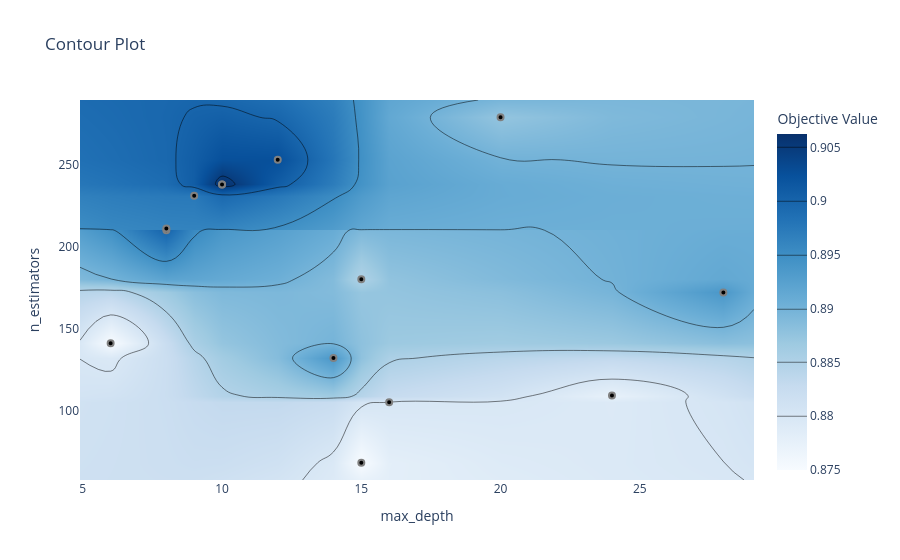
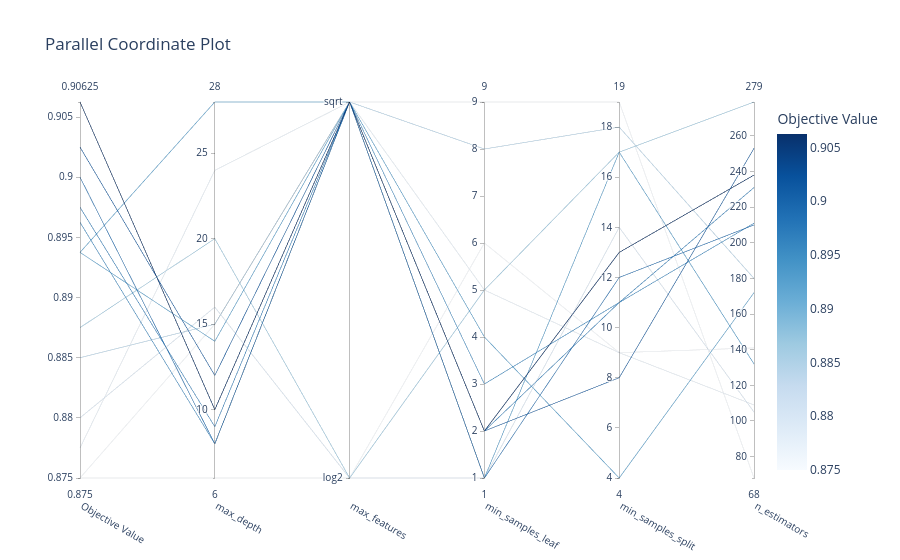

Source (notebook cell) for these figures, in order:
### Code cell
fig3 = viz.plot_contour(study_rf, params=['n_estimators', 'max_depth'])
fig3.show()

fig4 = viz.plot_parallel_coordinate(study_rf)
fig4.show()

### Figure 1 — Plotly figure (JSON) as saved in the notebook; plotly's stock layout.template omitted (floating-point values rounded to 4 significant figures; data arrays with more than 128 entries replaced by an {"elided": "..."} marker saying what was removed)
{"data": [{"colorbar": {"title": {"text": "Objective Value"}}, "colorscale": [[0, "rgb(247,251,255)"], [0.125, "rgb(222,235,247)"], [0.25, "rgb(198,219,239)"], [0.375, "rgb(158,202,225)"], [0.5, "rgb(107,174,214)"], [0.625, "rgb(66,146,198)"], [0.75, "rgb(33,113,181)"], [0.875, "rgb(8,81,156)"], [1, "rgb(8,48,107)"]], "connectgaps": true, "contours": {"coloring": "heatmap"}, "hoverinfo": "none", "line": {"smoothing": 1.3}, "reversescale": false, "type": "contour", "x": [4.9, 6, 8, 9, 10, 12, 14, 15, 16, 20, 24, 28, 29.1], "y": [57.45, 68, 105, 109, 132, 141, 172, 180, 210, 211, 231, 238, 253, 279, 289.6], "z": {"elided": "15x13 float values"}}, {"marker": {"color": "black", "line": {"color": "Gray", "width": 2}}, "mode": "markers", "name": "Feasible Trial", "showlegend": false, "type": "scatter", "x": [16, 28, 20, 24, 6, 14, 15, 15, 8, 8, 9, 10, 10, 12], "y": [105, 172, 279, 109, 141, 132, 68, 180, 210, 211, 231, 238, 238, 253]}, {"marker": {"color": "#cccccc", "line": {"color": "Gray", "width": 2}}, "mode": "markers", "name": "Infeasible Trial", "showlegend": false, "type": "scatter", "x": [], "y": []}], "layout": {"title": {"text": "Contour Plot"}, "xaxis": {"range": [4.9, 29.1], "title": {"text": "max_depth"}}, "yaxis": {"range": [57.45, 289.6], "title": {"text": "n_estimators"}}}}

### Figure 2 — Plotly figure (JSON) as saved in the notebook; plotly's stock layout.template omitted (floating-point values rounded to 4 significant figures)
{"data": [{"dimensions": [{"label": "Objective Value", "range": [0.875, 0.9062], "values": [0.88, 0.8938, 0.8875, 0.8775, 0.875, 0.8938, 0.875, 0.885, 0.9, 0.8962, 0.8975, 0.9062, 0.9062, 0.9025]}, {"label": "max_depth", "range": [6, 28], "values": [16, 28, 20, 24, 6, 14, 15, 15, 8, 8, 9, 10, 10, 12]}, {"label": "max_features", "range": [0, 1], "ticktext": ["log2", "sqrt"], "tickvals": [0, 1], "values": [0, 1, 0, 1, 0, 1, 1, 1, 1, 1, 1, 1, 1, 1]}, {"label": "min_samples_leaf", "range": [1, 9], "values": [1, 4, 5, 5, 6, 1, 9, 8, 1, 3, 2, 2, 2, 2]}, {"label": "min_samples_split", "range": [4, 19], "values": [14, 4, 17, 9, 9, 17, 19, 18, 12, 11, 11, 13, 13, 8]}, {"label": "n_estimators", "range": [68, 279], "values": [105, 172, 279, 109, 141, 132, 68, 180, 210, 211, 231, 238, 238, 253]}], "labelangle": 30, "labelside": "bottom", "line": {"color": [0.88, 0.8938, 0.8875, 0.8775, 0.875, 0.8938, 0.875, 0.885, 0.9, 0.8962, 0.8975, 0.9062, 0.9062, 0.9025], "colorbar": {"title": {"text": "Objective Value"}}, "colorscale": [[0, "rgb(247,251,255)"], [0.125, "rgb(222,235,247)"], [0.25, "rgb(198,219,239)"], [0.375, "rgb(158,202,225)"], [0.5, "rgb(107,174,214)"], [0.625, "rgb(66,146,198)"], [0.75, "rgb(33,113,181)"], [0.875, "rgb(8,81,156)"], [1, "rgb(8,48,107)"]], "reversescale": false, "showscale": true}, "type": "parcoords"}], "layout": {"title": {"text": "Parallel Coordinate Plot"}}}
